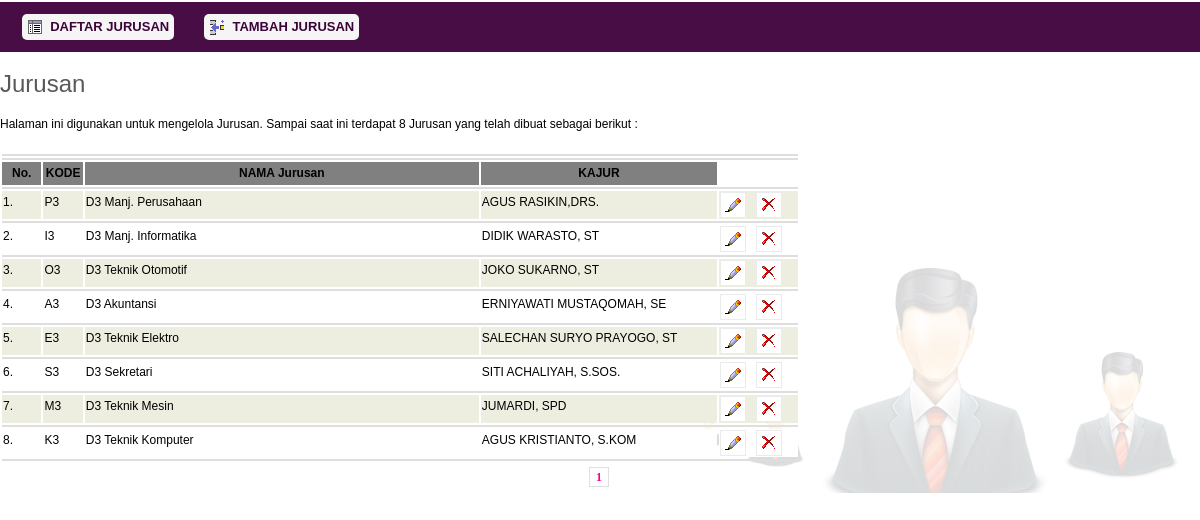
Page /app/prodi/index.php (signed in) on the committed database.
### tables this page shows
CREATE TABLE IF NOT EXISTS `jurusan` (
  `JurusanId` int(10) NOT NULL AUTO_INCREMENT,
  `JurusanNama` varchar(30) DEFAULT NULL,
  `kajur` varchar(15) DEFAULT NULL,
  `kodejur` varchar(4) DEFAULT NULL,
  PRIMARY KEY (`JurusanId`)
);

CREATE TABLE IF NOT EXISTS `dosen` (
  `DosenId` int(10) NOT NULL,
  `DosenNama` varchar(40) DEFAULT NULL,
  `DosenAlamat` varchar(50) DEFAULT NULL,
  `DosenKota` varchar(30) DEFAULT NULL,
  `DosenTelp` varchar(12) DEFAULT NULL,
  `DosenHp` varchar(15) DEFAULT NULL,
  `DosenEmail` varchar(50) DEFAULT NULL,
  `DosenNIK` varchar(15) DEFAULT NULL,
  PRIMARY KEY (`DosenId`)
);

### app/prodi/index.php (the view, shortened to what this page needs)
<?php
if($_SESSION[sebagai]=="admin")
{
	if(!empty($_SESSION['namauser']) || !empty($_SESSION['pwd']) )
	{
	?>
		<!DOCTYPE HTML PUBLIC "-//W3C//DTD HTML 4.01 Transitional//EN" "http://www.w3.org/TR/html4/loose.dtd">
		<html>
		<head>
		<link href="../style.css" rel="stylesheet" type="text/css">
		</head>
		<body>
		<div class="main">
		  <div class="menu_nav">
			<ul>
				<li class="active"><a href="index.php"><img src="img/browse.png" alt="Lihat Data" align="left">&nbsp; <b>Daftar Jurusan</b></a></li>
				<li class="active"><a href="index.php?p=module/prodi_tambah"><img src="img/sisip.png" alt="Tambah Data" align="left">&nbsp; <b> Tambah Jurusan</b></a></li>
			</ul>
		  </div>
		  <div class="content">
			  <div class="mainbar">
				<div class="article">
				  <h2><span>Jurusan</span></h2>
					<?php
					if(!empty($_GET['p']))
					{
						if(file_exists($_GET['p'].".php"))
						{
							require_once($_GET['p'].".php"); }
							else {echo "<h3 align=center><br>Error !!</h3>
							<b>Halaman yang dituju tidak ada</b>";
						}
					}
					else
					{
						$limit=8;
						$numresult=@mysql_query("select * from jurusan order by JurusanId desc");
						$numrow=mysql_num_rows($numresult);
						if ($numrow==0)
						{
							echo "<p>Halaman ini digunakan untuk mengelola data Jurusan. Sampai saat ini belum terdapat  Jurusan</p>";
						}
						else
						{
							echo "<p>Halaman ini digunakan untuk mengelola Jurusan. Sampai saat ini terdapat $numrow  Jurusan yang telah dibuat sebagai berikut :</p>";
							$n= "0";
							$i="1";
							$offset=$_GET['offset'];
							if ($offset!=0)
							{
							$no=0+$offset;
							}
							else
							{
							$no=0;
							}
							$result=@mysql_query("select * from jurusan order by JurusanId desc  limit $offset,$limit");
							echo "<table border=0 width=800px>";
							echo "<tr bgcolor=#dedede><td colspan=5></td></tr>";
							echo "<tr bgcolor=#dedede><td colspan=5></td></tr>";
							echo "<tr bgcolor=grey><th >No.</th><th>KODE</th><th>NAMA Jurusan</th><TH>KAJUR</TH></tr>";
							echo "<tr bgcolor=#dedede><td colspan=5></td></tr>";
							while ($isiresult=@mysql_fetch_array($result))
							{
								$no++;
								if ($n==0)
								{
									echo "<tr bgcolor=#eeeEE valign=top>";$n++; } else {echo "<tr bgcolor=white valign=top>";$n--;
								}
								echo "<td width=5%>$no.</td>";
								echo "<td width=5%>$isiresult[kodejur]</td>";
								echo "<td width=50%>$isiresult[JurusanNama]</td>";
								$isidosen=mysql_fetch_array(mysql_query("select * from dosen where DosenNIK='$isiresult[kajur]'  "));
								echo "<td WIDTH=30%>$isidosen[DosenNama]</td>";
								echo "<td width=10%>";
								echo "<a href=index.php?p=module/prodi_tambah&id=$isiresult[JurusanId]&idnik=$isiresult[kajur]><img src='img/b_edit.png' alt='Edit'></a>";
								echo "<a href=index.php?p=module/prodi_proses&aksi=konfirmasi&id=$isiresult[JurusanId]><img src='img/b_drop.png' alt='Hapus'></a>";
								echo "</td>";
								echo "</tr>";
								echo "<tr bgcolor=#dedede><td colspan=5></td></tr>";
							}
							echo "</table>";
							echo "<div class='paging'>";
								$halaman=intval($numrow/$limit);
								for ($i1;$i<=$halaman;$i++)
								{
									$newoffset=$limit*($i-1);
									if ($_GET['offset']!=$newoffset)
									{
										echo "<a  href=index.php?offset=$newoffset style=text-decoration:none> $i </a>";
									}
									else
									{
										echo " <span class='current'><b>".$i."</b></span>";
									}
								}
								echo "</div>";
						}
				}
				?>
				</div>
				</div>
			</div>
		  </div>
		</body>
		</html>
	<?php
	}
	else
	{
		header("Location: ../../index.php");
	}
}
else
{
	echo "Anda tidak berhak mengkases halaman ini";
}
?>

### app/style.css (style rules this page uses)
body { margin:0; padding:0; color:#000000; font:normal 12px/1.8em Arial, Helvetica, sans-serif; background-color:#FFFFFF; }
html, .main { padding:0; margin:0px 0px 0px 0px; }
h2 { font:normal 24px Arial, Helvetica, sans-serif; padding:8px 0; margin:0; color:#595959; }
p { margin:8px 0; padding:0 0 8px 0; font:normal 12px/1.8em Arial, Helvetica, sans-serif; color:#000000; }
a { color:#990000; text-decoration:none; }
.header, .content, .menu_nav, .paging_nav, .fbg, .footer, form, ol, ol li, ul, .content .mainbar, .content .sidebar { margin:0; padding:0; }
.menu_nav { color:#FFFFFF; width:100%; float:left; margin-top:2px; padding:7px; display:block; background-color:#480d44; }
.menu_nav ul { list-style:none; padding:0; margin:0; }
.menu_nav li { float:left; padding:5px 15px; }
.menu_nav li a { font:normal 13px Arial, Helvetica, sans-serif; color:#3c0338; display:block; float:left; padding:5px 5px 5px 5px; background-color:#f5f5f5; text-transform:uppercase; -moz-border-radius: 5px; -webkit-border-radius: 5px; border-radius: 5px 5px 5px 5px; }
.menu_nav li.active a { text-decoration:none; color:#3c0338; }
.content { margin:0 auto; padding:30px 0 0 0; color:#000000; width:100%; }
.content .mainbar { margin:0; padding-left:10px; float:right; width:100%; background-image:url(images/bgcontent.jpg); background-attachment:fixed; background-repeat:no-repeat; background-position:right; }
.content .mainbar img { float:left; padding:4px; margin:0 10px 0 0; border:1px solid #eaecec; background-color:#fff; }
.content .mainbar .article { margin:0; padding:10px 0 0 0; }
div.paging { padding : 2px; margin : 2px; text-align : center; font-family : Tahoma; font-size : 12px; }
div.paging span.current { border : 1px solid #DEDFDE; padding : 2px 6px; margin-right : 2px; font-weight : bold; color : #FF0084; }

### app/prodi/index.php (style rules this page uses)
ul { font-size:11px; color:#FFF; padding:0; margin:0; }

### rows in the picture
jurusan: kodejur "P3", JurusanNama "D3 Manj. Perusahaan", dosen.DosenNama "AGUS RASIKIN,DRS."
jurusan: kodejur "I3", JurusanNama "D3 Manj. Informatika", dosen.DosenNama "DIDIK WARASTO, ST"
jurusan: kodejur "O3", JurusanNama "D3 Teknik Otomotif", dosen.DosenNama "JOKO SUKARNO, ST"
jurusan: kodejur "A3", JurusanNama "D3 Akuntansi", dosen.DosenNama "ERNIYAWATI MUSTAQOMAH, SE"
jurusan: kodejur "E3", JurusanNama "D3 Teknik Elektro", dosen.DosenNama "SALECHAN SURYO PRAYOGO, ST"
jurusan: kodejur "S3", JurusanNama "D3 Sekretari", dosen.DosenNama "SITI ACHALIYAH, S.SOS."
jurusan: kodejur "M3", JurusanNama "D3 Teknik Mesin", dosen.DosenNama "JUMARDI, SPD"
jurusan: kodejur "K3", JurusanNama "D3 Teknik Komputer", dosen.DosenNama "AGUS KRISTIANTO, S.KOM"

### other values in the picture
$numrow "8"
